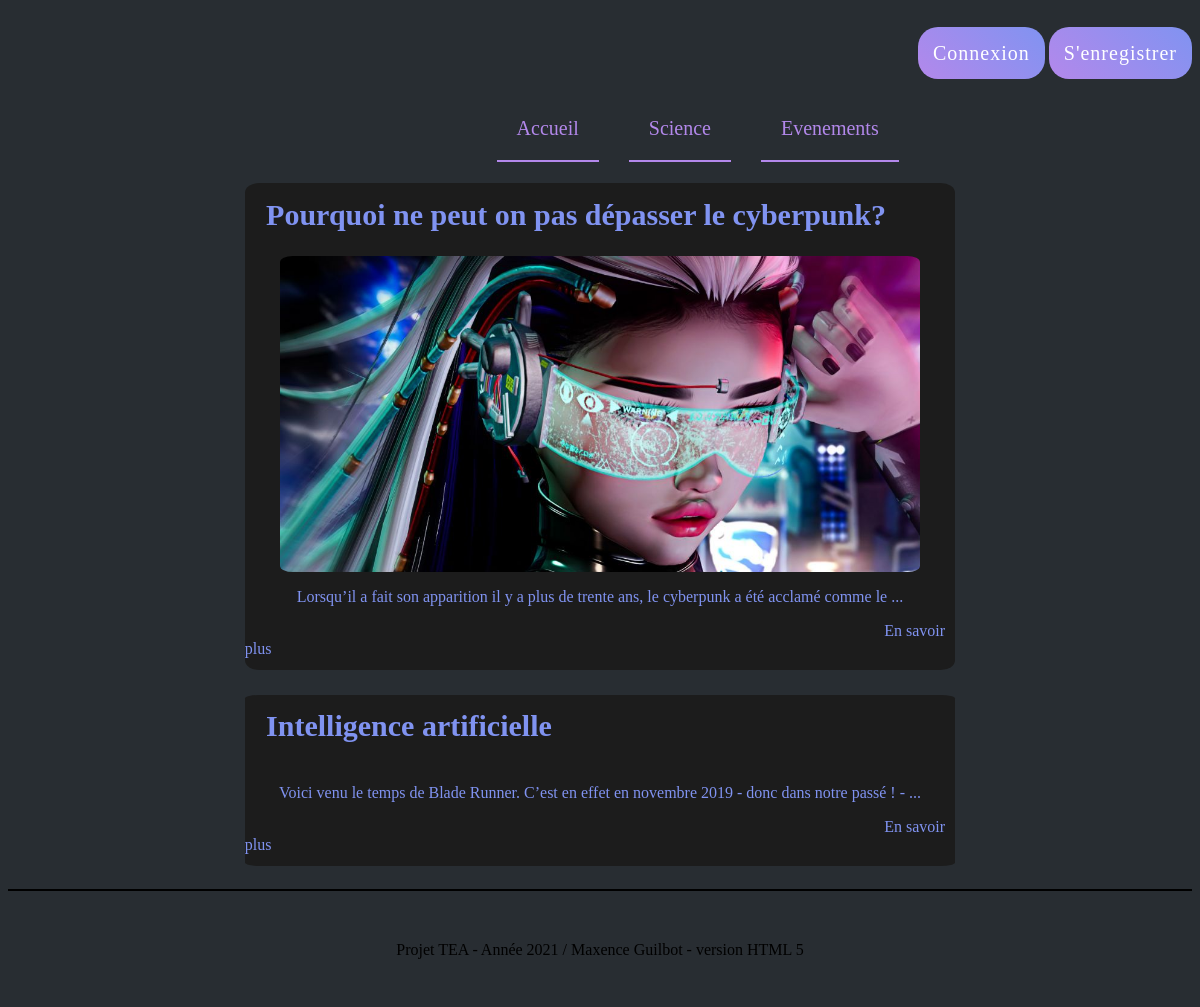
The app's page /index.php?Sujet=Science Fiction with its own data.
### tables this page shows
CREATE TABLE IF NOT EXISTS `article` (
  `Id` int(11) NOT NULL AUTO_INCREMENT,
  `Nom` varchar(50) NOT NULL,
  `Description` text NOT NULL,
  `Img` varchar(255) NOT NULL,
  `Sujet` varchar(50) NOT NULL,
  `Pseudo` varchar(250) NOT NULL,
  UNIQUE KEY `Id` (`Id`),
  KEY `Sujet` (`Sujet`)
);

### app/Controller/ArticleController.php (called while the page is built, shortened)
<?php
class ArticleController
{
    private $model;
    public function __construct()
    {
        $this->model=new ModelArticle();
    }
    public function GetAllArtCat($nom){
        $ReqArticles=$this->model->allArticlesSujet($nom);
        include('app/view/Contenu/Articles.php');
    }
}

### app/Model/ModelArticle.php (called while the page is built, shortened)
<?php
class ModelArticle extends Model
{
    private \PDO $connexion;
    public function __construct()
    {
        $this->article="article";
        $db = new Database();
        $this->connexion=$db->connexionBd();
    }
    public function allArticlesSujet($nom) : array
    {
        $sql="SELECT * FROM article WHERE Sujet = '$nom'";
        $retour=$this->connexion->query($sql);
        $content=$retour->fetchall(PDO::FETCH_OBJ);
        return $content;
    }
}

### app/config/Database.php (called while the page is built, shortened)
<?php
class Database{
    private string $_host = "localhost";
    private string $_db_name = "SiteWeb2021";
    private string $_username = "root";
    private string $_password = "";
    private \PDO $_conn;
    public function connexionBd() : \PDO {
        try{
            $this->_conn = new \PDO("mysql:host=" . $this->_host . ";dbname=" . $this->_db_name, $this->_username, $this->_password);
            $this->_conn->exec("set names utf8");
        }catch(\PDOException $exception){
            echo "Connection error: " . $exception->getMessage();
        }
        return $this->_conn;
    }
}
?>

### app/Model/Model.php (called while the page is built, shortened)
<?php
class Model{
    public function __construct( ){
        $db = new Database();
    }
}

### app/Model/ModelSujet.php (called while the page is built, shortened)
<?php
class ModelSujet extends Model
{
    private \PDO $connexion;
    public function __construct()
    {
        $db = new Database();
        $this->connexion=$db->connexionBd();
    }
    public function FindNotTab()
    {
        $SqlArticles = "Select * FROM sujet ";
        $articles=$this->connexion->query($SqlArticles);
        $ReqArticles=$articles->fetchAll(PDO::FETCH_OBJ);
        return $ReqArticles;
    }
}

### app/Controller/SujetController.php (called while the page is built, shortened)
<?php
class SujetController
{
    private $model;
    public function __construct()
    {
        $this->model=new ModelSujet();
    }
    public function menuAll()  {
        $content=$this->model->FindNotTab();
    }
}

### app/config/utile.php (called while the page is built)
<?php
function tronquer_texte($texte, $longeur_max = 100)
{
    if (strlen($texte) > $longeur_max)
    {
        $texte = substr($texte, 0, $longeur_max);
        $texte .= "...";
    }
    return $texte;
}
?>

### app/View/Contenu/Articles.php (the view)
<?php
include('app/config/utile.php');
?>
<div id="div_article">
     <?php foreach($ReqArticles as $key => $value): ?>
        <article class="Article_principal">
            <h2><?=$value->Nom?></h2>
            <img class="ImgArticles" src="<?=$value->Img?>" alt="">
            <?php
            $ArticleCourt = tronquer_texte($value->Description);
            ?>
            <p><?=$ArticleCourt?></p>
            <a href="index.php?SujetN°=<?=$value->Id;?>" id="bouton_article">En savoir plus</a>
        </article>
 <?php endforeach; ?>
</div>

### app/Contenu/Css/Main.css (style rules this page uses)
body { background-color:#282d32; }
.Article_principal { color: #8093F1; background-color: #1c1c1c; position: center; margin: 0% 20% 2% 20%; border-radius: 2%; padding-bottom: 1%; }
.Article_principal h2 { text-align: left; margin-left: 3%; padding-top: 2%; font-size: 30px; }
.Article_principal p { text-align: center; }
.Article_principal a { text-decoration: none; color: #8093F1; margin-left: 90%; padding-bottom: 2%; }
article a { text-align: right; }
#div_article { margin-top: 10%; }
.ImgArticles { max-width: 90%; height: auto; text-align: center; margin:auto; display:flex; border-radius: 2%; }

### records on screen
article: Nom "Pourquoi ne peut on pas dépasser le cyberpunk?", Description "Lorsqu’il a fait son apparition il y a plus de trente ans, le cyberpunk a été acclamé comme le ..."
article: Nom "Intelligence artificielle", Description "Voici venu le temps de Blade Runner. C’est en effet en novembre 2019 - donc dans notre passé ! - ..."
